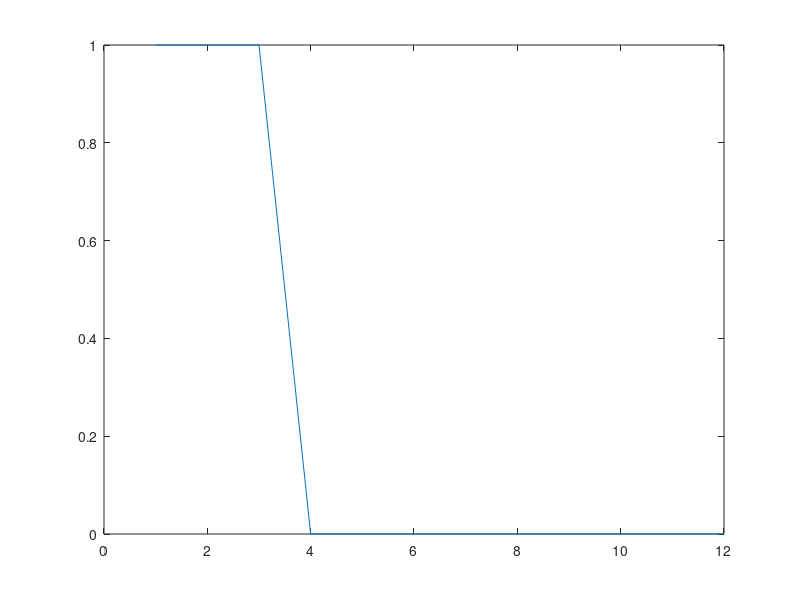

Recreate this plot in MATLAB.

clear all
%Model Parameters
phi_p = 0.1;
phi_g=0.3;
phi_l=0.35;
gamma=0.97;% rate of change of primacy gradient across groups
sigma_gp=0.02;%
sigma_L=0.02;
sigma_v=0.005;
rho=0.3;
theta=0.003;
eta_NC=0.15;% learning rate for assoication between context and group

% experimental details
nTrials=1000;
listlength=12;
possGroupSize=1:5;

v=zeros(nTrials, listlength); % this can be easily pre-allocated, so should be
recalled_item=zeros(nTrials,listlength);

N_O=0; % counter for non recalled items

for t=1:nTrials
    
    r=zeros(1,listlength);
    
    % Here is what happens in model
    % We generated a longish vector of group sizes, then find first
    % group that takes us beyond list length. We truncate that group
    % and use only the groups we need
    
    groupSize=randsample(possGroupSize,listlength,true);% random
    
    % or constant within list, but varies across lists
    %groupSize=repmat(randsample(possGroupSize,1,true),1,listlength);
    
    cumulz = cumsum(groupSize);
    numGroups = find(cumulz>=listlength, 1, 'first'); % finds first instance
    groupSize(numGroups) = listlength-cumulz(numGroups-1);
    groupSize = groupSize(1:numGroups);
    
    lContext = ones(1,numGroups);     % control element for list context (each group has a list context)
    List_cue=1; % only have one list at the moment 

    % make group markers
    gContext = [];
    pContext = [];
    absP = [];
    % set control elements
    
    for gz=1:length(groupSize)
        gContext = [gContext repmat(gz,1,groupSize(gz))];
        pContext = [pContext linspace(0,1,groupSize(gz))];
        absP = [absP 1:groupSize(gz)];
    end
    
    % cue for list and group and obtain group context
    Group_cue=1; % Current group
    get_group_info=1;
    % make x attempts at recall
    for outpos=1:3
    
        if get_group_info      
        % list cue and group cue to context
        eta_LC=1+randn(1,numGroups)*sigma_L; % Eq A3
        C_LC=eta_LC.*phi_l.^abs(List_cue-lContext); %Eq A7 - control element for list
        C_NC=zeros(1,numGroups); % control element for group cue
        C_NC(Group_cue)=eta_NC; %cue to a particular group
        C=C_NC+C_LC; % list and group control elements added
        [max_value,Current_Group]=max(C); % select most activated
        %C(Current_Group)=1; % set control element for most activared to 1
        
        Current_pContext = linspace(0,1,groupSize(Current_Group));
                withinPos=1; % set the within group maker to 1 for new group

        P_CG=1; % assume no effect of time
        get_group_info=0; % context and Current_Group remain the same
        end
        
        % 
        eta_gv=gamma.^(absP-1)+randn(1,listlength)*sigma_gp; %Eq A10
        v_GV = P_CG*eta_gv.*phi_g.^abs(Current_Group-gContext); %Eq A11
        v_PV = phi_p.^abs(Current_pContext(withinPos)-pContext); %Eq A14
        
        % implemented primacy gradient
        v_PV=eta_gv.*v_PV;
        
        % sum group and item vectors to get activation of each item
        t_v = rho*v_GV + (1-rho)*v_PV; % Eq A15
        v(t,:)=t_v;
        % noisy retrieval Eq A16
        noise=randn(1,listlength)*sigma_v;
        a=(t_v+noise).*(1-r);
        % activation of two highest items
        [max_value,max_idx] = max(a);
        a(max_idx) = NaN;
        second_max = max(a);
        a = max_value; % retruns max_value into a
        
        if (max_value-second_max)>theta
            recalled_item(t,outpos)=max_idx;
        else
            recalled_item(t,outpos)=0;
        end      
        
        withinPos=withinPos+1;% now recall of next item of current group will be attempted
         % check if we have reached end of current group
        if  withinPos>groupSize(Current_Group)
            get_group_info=1;
            Group_cue=Group_cue+1; % assume next group is accessed - serial recall
        end
    end
end

for i=1:listlength;
    prop(i)=numel(find(recalled_item==i))/nTrials;
end

plot(1:i,prop)

Av_v=mean(v);
Av_a=mean(a);
